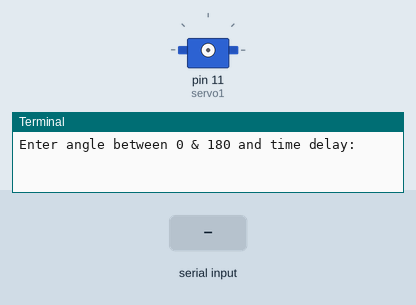
Recording of a program running on a simulated Raspberry Pi (header pin numbers). On the bench: servo, the last lines printed to the terminal. The test bench sets the inputs (shaded band). Servo angles are drawn from the pulse width (0.5 ms = 0°, 2.5 ms = 180°).

Above: at 1.2 s.
1.3 s: "0" typed at the terminal, then Enter
2.8 s: "90" typed at the terminal, then Enter
At 3.2 s:
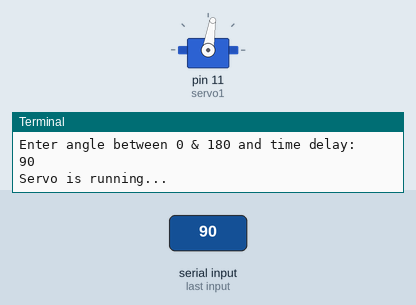
4.3 s: "200" typed at the terminal, then Enter
At 5.5 s:
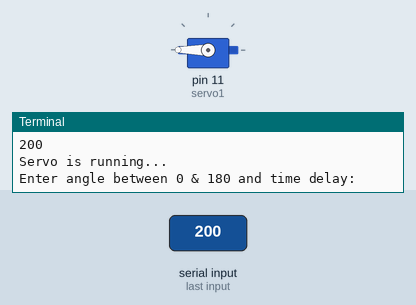
Timing chart, 0 to 7.3 s (numbered marks = the images above; inputs shaded):
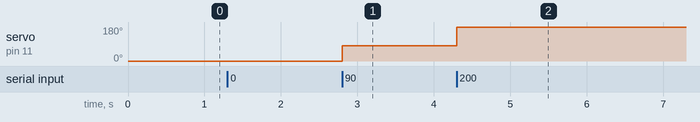

Measured:
- after the input at 2.8 s, servo on pin 11 (servo1): 0° → 81° at once
- after the input at 4.3 s, servo on pin 11 (servo1): 81° → 180° at once

The program:

servo_mod.py
```python
# Import libraries
import RPi.GPIO as GPIO
import time

# Set GPIO numbering mode
GPIO.setmode(GPIO.BOARD)

# Set pin 11 as an output, and define as servo1 as PWM pin
GPIO.setup(11,GPIO.OUT)
servo1 = GPIO.PWM(11,50) # pin 11 for servo1, pulse 50Hz

# Start PWM running, with value of 0 (pulse off)
servo1.start(0)

# Loop to allow user to set servo angle. Try/finally allows exit
# with execution of servo.stop and GPIO cleanup :)

try:
    while True:
        arr = []

        arr = [int(item) for item in input("Enter angle between 0 & 180 and time delay: ").split()]

        print("Servo is running...")

        if (len(arr) % 2) == 0:
            for i in range(0, len(arr), 2):
                servo1.ChangeDutyCycle(2+(arr[i]/18))
                time.sleep(arr[i+1])

        else:
            arr.append(1)
            for i in range(0, len(arr), 2):
                servo1.ChangeDutyCycle(2+(arr[i]/18))
                time.sleep(arr[i+1])

        servo1.ChangeDutyCycle(0)

finally:
    #Clean things up at the end
    servo1.stop()
    GPIO.cleanup()
    print("Goodbye!")
```
